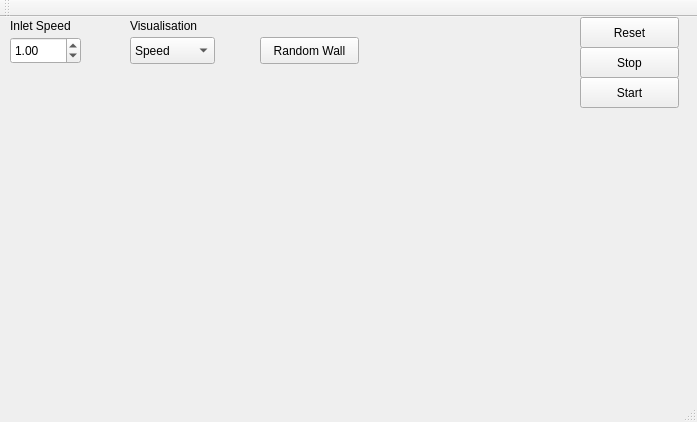
<?xml version="1.0" encoding="UTF-8"?>
<ui version="4.0">
 <class>MainWindow</class>
 <widget class="QMainWindow" name="MainWindow">
  <property name="geometry">
   <rect>
    <x>0</x>
    <y>0</y>
    <width>697</width>
    <height>422</height>
   </rect>
  </property>
  <property name="windowTitle">
   <string>MainWindow</string>
  </property>
  <widget class="QWidget" name="centralWidget">
   <widget class="GlWidget" name="widget" native="true">
    <property name="geometry">
     <rect>
      <x>10</x>
      <y>100</y>
      <width>671</width>
      <height>261</height>
     </rect>
    </property>
   </widget>
   <widget class="QComboBox" name="comboBox_visual">
    <property name="geometry">
     <rect>
      <x>130</x>
      <y>20</y>
      <width>85</width>
      <height>27</height>
     </rect>
    </property>
    <item>
     <property name="text">
      <string>Speed</string>
     </property>
    </item>
    <item>
     <property name="text">
      <string>Density</string>
     </property>
    </item>
   </widget>
   <widget class="QDoubleSpinBox" name="doubleSpinBox_inlet">
    <property name="geometry">
     <rect>
      <x>10</x>
      <y>20</y>
      <width>71</width>
      <height>27</height>
     </rect>
    </property>
    <property name="value">
     <double>1.000000000000000</double>
    </property>
   </widget>
   <widget class="QLabel" name="label">
    <property name="geometry">
     <rect>
      <x>10</x>
      <y>0</y>
      <width>81</width>
      <height>17</height>
     </rect>
    </property>
    <property name="text">
     <string>Inlet Speed</string>
    </property>
   </widget>
   <widget class="QLabel" name="label_2">
    <property name="geometry">
     <rect>
      <x>130</x>
      <y>0</y>
      <width>91</width>
      <height>17</height>
     </rect>
    </property>
    <property name="text">
     <string>Visualisation</string>
    </property>
   </widget>
   <widget class="QPushButton" name="pushButton_reset">
    <property name="geometry">
     <rect>
      <x>580</x>
      <y>0</y>
      <width>99</width>
      <height>31</height>
     </rect>
    </property>
    <property name="text">
     <string>Reset</string>
    </property>
   </widget>
   <widget class="QPushButton" name="pushButton_Stop">
    <property name="geometry">
     <rect>
      <x>580</x>
      <y>30</y>
      <width>99</width>
      <height>31</height>
     </rect>
    </property>
    <property name="text">
     <string>Stop</string>
    </property>
   </widget>
   <widget class="QPushButton" name="pushButton_Start">
    <property name="geometry">
     <rect>
      <x>580</x>
      <y>60</y>
      <width>99</width>
      <height>31</height>
     </rect>
    </property>
    <property name="text">
     <string>Start</string>
    </property>
   </widget>
   <widget class="QPushButton" name="pushButton_random">
    <property name="geometry">
     <rect>
      <x>260</x>
      <y>20</y>
      <width>99</width>
      <height>27</height>
     </rect>
    </property>
    <property name="text">
     <string>Random Wall</string>
    </property>
   </widget>
  </widget>
  <widget class="QMenuBar" name="menuBar">
   <property name="geometry">
    <rect>
     <x>0</x>
     <y>0</y>
     <width>697</width>
     <height>25</height>
    </rect>
   </property>
  </widget>
  <widget class="QToolBar" name="mainToolBar">
   <attribute name="toolBarArea">
    <enum>TopToolBarArea</enum>
   </attribute>
   <attribute name="toolBarBreak">
    <bool>false</bool>
   </attribute>
  </widget>
  <widget class="QStatusBar" name="statusBar"/>
 </widget>
 <layoutdefault spacing="6" margin="11"/>
 <customwidgets>
  <customwidget>
   <class>GlWidget</class>
   <extends>QWidget</extends>
   <header location="global">glwidget.h</header>
   <container>1</container>
  </customwidget>
 </customwidgets>
 <resources/>
 <connections/>
</ui>
